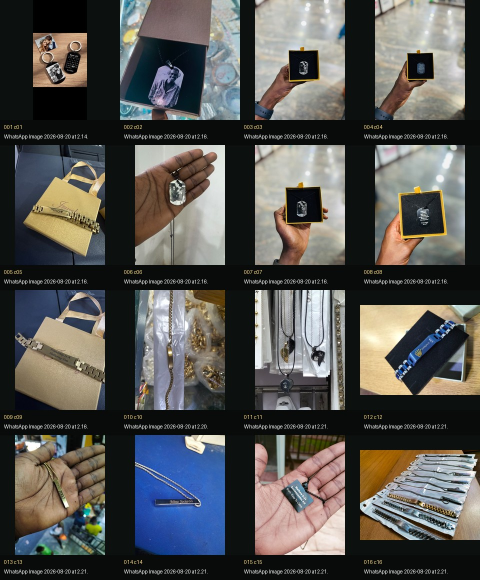
#> input picture incoming/custom-jewelry-contact-sheets/sheet-01.jpg, 960 x 1160 px, given as the content of the folder ocuments/Wrist Mode Website/incoming/watch-photos-2026-08-19, which was not available (shown at 1/2 size)
$ python make_contact_sheets.py
#> lines starting #> are read from the running program, lines starting #| are printed output that depends on the picture; pictures that were not available may be replaced by others from this repository, and a replacement may not be noted
#> further down, im is the input picture: PIL image 960x1160 RGB; mean R, G, B 84.5, 84, 81.4
from pathlib import Path
from PIL import Image, ImageOps, ImageDraw, ImageFont
import hashlib, json, math

root = Path(r"C:\Users\MAHAD M\Documents\Wrist Mode Website")
src = root / "incoming" / "watch-photos-2026-08-19"
out = root / "incoming" / "watch-contact-sheets"
out.mkdir(parents=True, exist_ok=True)

files = sorted([p for p in src.rglob("*") if p.suffix.lower() in {".jpg", ".jpeg", ".png", ".webp"}])

def dhash(img, size=8):
#> called with size = 8
    gray = img.convert("L").resize((size + 1, size), Image.Resampling.LANCZOS)
    pixels = list(gray.getdata())
#> pixels = 72 values, max 171 at index 5, min 26 at index 10, mean 85.85
    bits = []
    for y in range(size):
        row = y * (size + 1)
        for x in range(size):
            bits.append(1 if pixels[row + x] > pixels[row + x + 1] else 0)
#> after the loop, bits = 64 values, max 1 at index 5, min 0 at index 0, mean 0.453
    value = 0
    for bit in bits:
        value = (value << 1) | bit
#> this loop made 64 passes
#> (bit, value) on passes 2 to 13: (0, 0), (0, 0), (0, 0), (0, 0), (1, 1), (0, 2), (1, 5), (1, 11), (0, 22), (0, 44), (0, 88), (0, 176)
#> value on pass 1: 0
#> after the loop, value = 397536492141139030
    return f"{value:016x}"

def hamming_hex(a, b):
    return bin(int(a, 16) ^ int(b, 16)).count("1")

records = []
for idx, path in enumerate(files, 1):
    with Image.open(path) as im:
        im = ImageOps.exif_transpose(im).convert("RGB")
        digest = hashlib.sha256(path.read_bytes()).hexdigest()
        records.append({
            "idx": idx,
            "name": path.name,
            "path": str(path),
            "width": im.width,
            "height": im.height,
            "sha256": digest,
            "dhash": dhash(im),
        })

clusters = []
for rec in records:
    placed = False
    for cluster in clusters:
        if rec["sha256"] == cluster[0]["sha256"] or hamming_hex(rec["dhash"], cluster[0]["dhash"]) <= 4:
            cluster.append(rec)
            placed = True
            break
    if not placed:
        clusters.append([rec])
#> this loop made 1 pass
#> after the loop, clusters = 1 item

for i, cluster in enumerate(clusters, 1):
    for rec in cluster:
        rec["cluster"] = i
        rec["cluster_size"] = len(cluster)
#> this loop made 1 pass
#> i on pass 1: 1
#> after the loop, rec = 9 items

thumb_w, thumb_h = 230, 230
label_h = 48
cols = 5
rows = 4
per_sheet = cols * rows
font = ImageFont.load_default()

for sheet_idx, start in enumerate(range(0, len(records), per_sheet), 1):
    batch = records[start:start + per_sheet]
#> batch = 1 item
    sheet = Image.new("RGB", (cols * thumb_w, rows * (thumb_h + label_h)), "#111714")
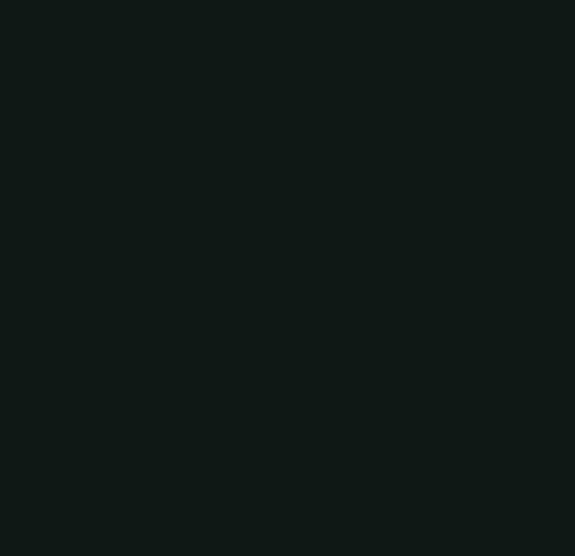
#> sheet: PIL image 1150x1112 RGB (shown at 1/2 size); mean R, G, B 17, 23, 20
    draw = ImageDraw.Draw(sheet)
    for n, rec in enumerate(batch):
        x = (n % cols) * thumb_w
#> x = 0
        y = (n // cols) * (thumb_h + label_h)
#> y = 0
        path = Path(rec["path"])
        with Image.open(path) as im:
            im = ImageOps.exif_transpose(im).convert("RGB")
            im.thumbnail((thumb_w, thumb_h), Image.Resampling.LANCZOS)
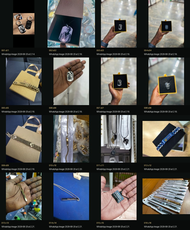
#> im: PIL image 190x230 RGB; mean R, G, B 84.6, 84.1, 81.5
            px = x + (thumb_w - im.width) // 2
#> px = 20
            py = y + (thumb_h - im.height) // 2
#> py = 0
            sheet.paste(im, (px, py))
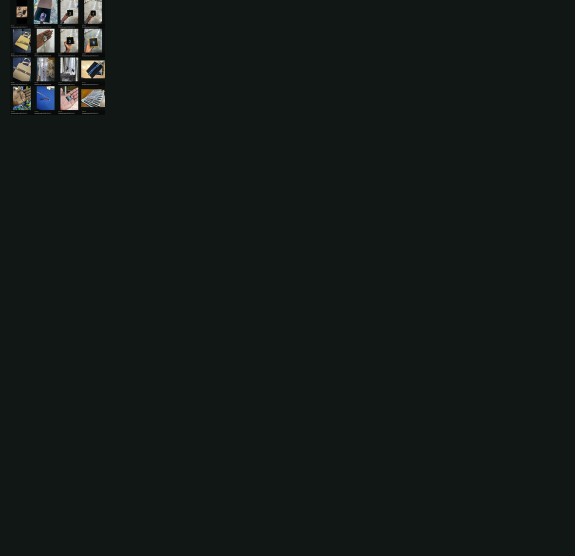
#> sheet: PIL image 1150x1112 RGB (shown at 1/2 size); mean R, G, B 19.3, 25.1, 22.1
        label = f"{rec['idx']:03d}  c{rec['cluster']:02d}"
#> label = '001  c01'
        if rec["cluster_size"] > 1:
            label += f" x{rec['cluster_size']}"
        draw.rectangle((x, y + thumb_h, x + thumb_w, y + thumb_h + label_h), fill="#0b0f0d")
        draw.text((x + 8, y + thumb_h + 8), label, fill="#f7d778", font=font)
        draw.text((x + 8, y + thumb_h + 25), rec["name"][:32], fill="#ffffff", font=font)
    sheet.save(out / f"sheet-{sheet_idx:02d}.jpg", quality=90)

(out / "image-records.json").write_text(json.dumps(records, indent=2), encoding="utf-8")
summary = {
    "total_images": len(records),
    "unique_clusters": len(clusters),
    "duplicate_clusters": sum(1 for c in clusters if len(c) > 1),
    "largest_clusters": sorted([len(c) for c in clusters], reverse=True)[:10],
    "sheets": [str(p) for p in sorted(out.glob("sheet-*.jpg"))],
}
(out / "summary.json").write_text(json.dumps(summary, indent=2), encoding="utf-8")
print(json.dumps(summary, indent=2))
#| {
#|   "total_images": 1,
#|   "unique_clusters": 1,
#|   "duplicate_clusters": 0,
#|   "largest_clusters": [
#|     1
#|   ],
#|   "sheets": [
#|     "_only/sheet-01.jpg"
#|   ]
#| }
